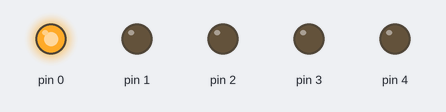
A sketch run on a simulated Arduino Uno, built with avr-gcc and run on an emulated ATmega328P. Parts: output pins drawn as LEDs (lit = HIGH).

Above: at 0.5 s.
At 1.5 s:
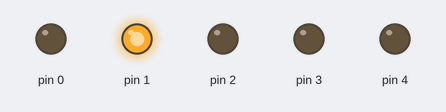
At 2.5 s:
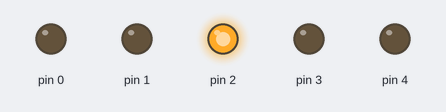
At 3.5 s:
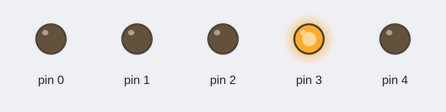
At 4.5 s:
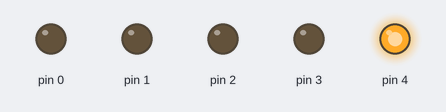
Timing chart, 0 to 6.5 s (numbered marks = the images above):
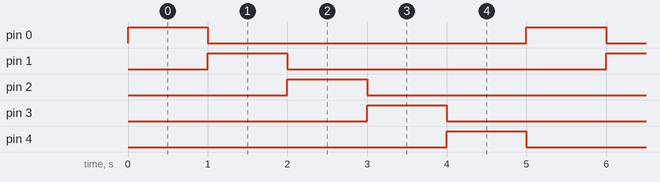

Measured:
- by itself, pin 0–4: alternates HIGH for 1.0 s and LOW for 4.0 s
- by itself, everything shown: repeats every 5.0 s, in 5 steps

The sketch:

code.ino
```cpp
/*
Program Simple - Running LED from Right to Left (No-Library)
*/

void setup(){
    pinMode(0, OUTPUT);
    pinMode(1, OUTPUT);
    pinMode(2, OUTPUT);
    pinMode(3, OUTPUT);
    pinMode(4, OUTPUT);
}

void loop(){
    digitalWrite(0, HIGH);
    digitalWrite(1, LOW);
    digitalWrite(2, LOW);
    digitalWrite(3, LOW);
    digitalWrite(4, LOW);
    delay(1000);
    digitalWrite(0, LOW);
    digitalWrite(1, HIGH);
    digitalWrite(2, LOW);
    digitalWrite(3, LOW);
    digitalWrite(4, LOW);
    delay(1000);
    digitalWrite(0, LOW);
    digitalWrite(1, LOW);
    digitalWrite(2, HIGH);
    digitalWrite(3, LOW);
    digitalWrite(4, LOW);
    delay(1000);
    digitalWrite(0, LOW);
    digitalWrite(1, LOW);
    digitalWrite(2, LOW);
    digitalWrite(3, HIGH);
    digitalWrite(4, LOW);
    delay(1000);
    digitalWrite(0, LOW);
    digitalWrite(1, LOW);
    digitalWrite(2, LOW);
    digitalWrite(3, LOW);
    digitalWrite(4, HIGH);
    delay(1000);
}
```
